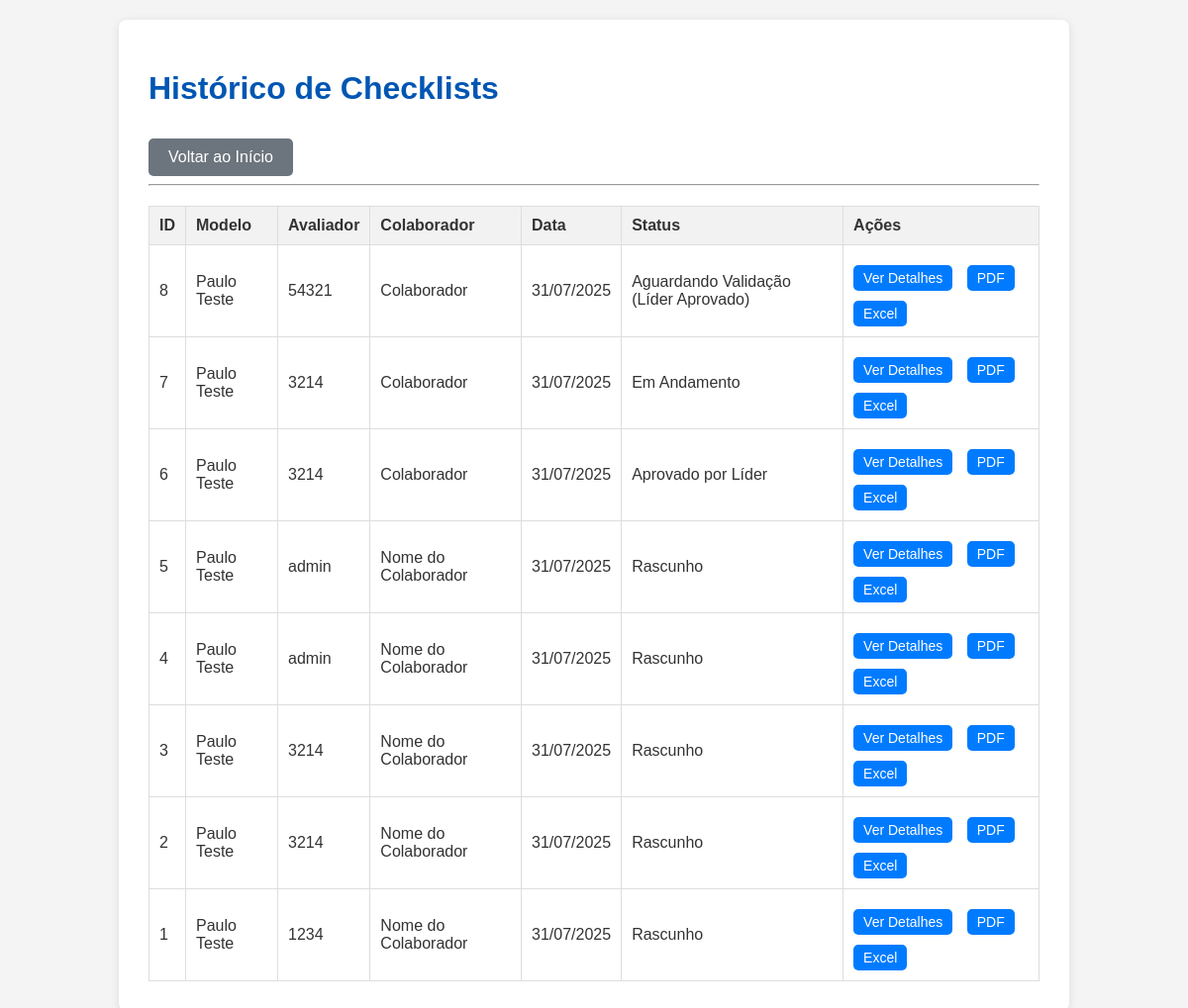
Page /historico (signed in) on the committed database.
### models.py (models this page shows, shortened)
class Checklist(db.Model):
    id = db.Column(db.Integer, primary_key=True)
    template_id = db.Column(db.Integer, db.ForeignKey('checklist_template.id', name='fk_checklist_template'), nullable=False) # Named constraint
    created_by_user_id = db.Column(db.Integer, db.ForeignKey('user.id', name='fk_checklist_creator'), nullable=True) # Named constraint
    evaluator_user_id = db.Column(db.Integer, db.ForeignKey('user.id', name='fk_checklist_evaluator'), nullable=True) # Named constraint
    evaluated_employee_name = db.Column(db.String(100), nullable=False)
    employee_matricula = db.Column(db.String(50), nullable=True)
    employee_position = db.Column(db.String(100), nullable=True)
    shift = db.Column(db.String(50), nullable=False)
    area = db.Column(db.String(100), nullable=False)
    training_date = db.Column(db.Date, nullable=False, default=datetime.utcnow().date())
    training_coach = db.Column(db.String(100), nullable=False)
    training_load_hours = db.Column(db.String(50), nullable=True)
    training_process_desc = db.Column(db.Text, nullable=True)
    start_datetime = db.Column(db.DateTime, nullable=True)
    end_datetime = db.Column(db.DateTime, nullable=True)
    current_status = db.Column(db.String(50), default='Rascunho', nullable=False)
    saved_partially = db.Column(db.Boolean, default=True)
    evaluator_signature_data = db.Column(db.LargeBinary, nullable=True)
    evaluator_signature_name = db.Column(db.String(100), nullable=True)
    evaluator_signature_datetime = db.Column(db.DateTime, nullable=True)
    created_at = db.Column(db.DateTime, default=datetime.utcnow)
    updated_at = db.Column(db.DateTime, default=datetime.utcnow, onupdate=datetime.utcnow)
    answers = db.relationship('ChecklistAnswer', backref='checklist', lazy=True)
    validation_logs = db.relationship('ValidationLog', backref='checklist', lazy=True)

class ChecklistTemplate(db.Model):
    id = db.Column(db.Integer, primary_key=True)
    name = db.Column(db.String(200), nullable=False, unique=True)
    description = db.Column(db.Text, nullable=True)
    sector = db.Column(db.String(100), nullable=False)
    is_active = db.Column(db.Boolean, default=True)
    created_at = db.Column(db.DateTime, default=datetime.utcnow)
    updated_at = db.Column(db.DateTime, default=datetime.utcnow, onupdate=datetime.utcnow)
    items = db.relationship('ChecklistItemTemplate', backref='template', lazy=True, order_by='ChecklistItemTemplate.order_index')
    checklists = db.relationship('Checklist', backref='template', lazy=True)

class User(db.Model, UserMixin):
    id = db.Column(db.Integer, primary_key=True)
    username = db.Column(db.String(80), unique=True, nullable=False)
    email = db.Column(db.String(120), unique=True, nullable=False)
    password_hash = db.Column(db.String(128), nullable=False)
    role_id = db.Column(db.Integer, db.ForeignKey('role.id', name='fk_user_role'), nullable=False)  # Named constraint
    is_active = db.Column(db.Boolean, default=True)
    created_at = db.Column(db.DateTime, default=datetime.utcnow)
    checklists_created = db.relationship('Checklist', foreign_keys='Checklist.created_by_user_id', backref='creator', lazy=True)
    checklists_evaluated = db.relationship('Checklist', foreign_keys='Checklist.evaluator_user_id', backref='evaluator', lazy=True)
    validation_logs = db.relationship('ValidationLog', backref='validator', lazy=True)

### routes.py (the view)
@app.route('/historico')
@login_required
def historico():
    checklists = Checklist.query.order_by(Checklist.created_at.desc()).all()
    return render_template('historico.html', checklists=checklists)

### app.py (called while the page is built)
@login_manager.user_loader
def load_user(user_id):
    return User.query.get(int(user_id))

### templates/historico.html (shortened to what this page needs)
<!DOCTYPE html>
<html lang="pt-br">
<head>
    <link rel="stylesheet" href="{{ url_for('static', filename='css/style.css') }}">
</head>
<body>
    <div class="container">
        <header>
            <h1>Histórico de Checklists</h1>
            <a href="{{ url_for('index') }}" class="button secondary">Voltar ao Início</a>
        </header>
        <hr>
        {% if checklists %}
            <table>
                <thead>
                    <tr>
                        <th>ID</th>
                        <th>Modelo</th>
                        <th>Avaliador</th>
                        <th>Colaborador</th>
                        <th>Data</th>
                        <th>Status</th>
                        <th>Ações</th>
                    </tr>
                </thead>
                <tbody>
                    {% for checklist in checklists %}
                        <tr>
                            <td>{{ checklist.id }}</td>
                            <td>{{ checklist.template.name }}</td>
                            <td>{{ checklist.evaluator.username }}</td>
                            <td>{{ checklist.evaluated_employee_name }}</td>
                            <td>{{ checklist.created_at.strftime('%d/%m/%Y') }}</td>
                            <td>{{ checklist.current_status }}</td>
                            <td>
                                <a href="#" class="button small">Ver Detalhes</a>
                                <a href="{{ url_for('gerar_pdf', checklist_id=checklist.id) }}" class="button small">PDF</a>
                                <a href="{{ url_for('gerar_excel', checklist_id=checklist.id) }}" class="button small">Excel</a>
                            </td>
                        </tr>
                    {% endfor %}
                </tbody>
            </table>
        {% else %}
            <p>Nenhum checklist no histórico.</p>
        {% endif %}
    </div>
</body>
</html>

### static/css/style.css (style rules this page uses)
body { font-family: Arial, sans-serif; margin: 0; padding: 20px; background-color: #f4f4f4; color: #333; }
.container { max-width: 900px; margin: 0 auto; background-color: #fff; padding: 30px; border-radius: 8px; box-shadow: 0 2px 10px rgba(0, 0, 0, 0.1); }
h1, h2, h3 { color: #0056b3; }
.button { display: inline-block; background-color: #007bff; color: white; padding: 10px 20px; border: none; border-radius: 5px; cursor: pointer; text-decoration: none; font-size: 16px; margin-right: 10px; margin-top: 10px; }
.button.secondary { background-color: #6c757d; }
.button.small { padding: 5px 10px; font-size: 14px; }
table { width: 100%; border-collapse: collapse; margin-top: 20px; }
table, th, td { border: 1px solid #ddd; }
th, td { padding: 10px; text-align: left; }
th { background-color: #f2f2f2; }

### rows in the picture
Checklist: id "8", template.name "Paulo Teste", evaluator.username "54321", evaluated_employee_name "Colaborador", created_at "31/07/2025", current_status "Aguardando Validação (Líder Aprovado)"
Checklist: id "7", template.name "Paulo Teste", evaluator.username "3214", evaluated_employee_name "Colaborador", created_at "31/07/2025", current_status "Em Andamento"
Checklist: id "6", template.name "Paulo Teste", evaluator.username "3214", evaluated_employee_name "Colaborador", created_at "31/07/2025", current_status "Aprovado por Líder"
Checklist: id "5", template.name "Paulo Teste", evaluator.username "admin", evaluated_employee_name "Nome do Colaborador", created_at "31/07/2025", current_status "Rascunho"
Checklist: id "4", template.name "Paulo Teste", evaluator.username "admin", evaluated_employee_name "Nome do Colaborador", created_at "31/07/2025", current_status "Rascunho"
Checklist: id "3", template.name "Paulo Teste", evaluator.username "3214", evaluated_employee_name "Nome do Colaborador", created_at "31/07/2025", current_status "Rascunho"
Checklist: id "2", template.name "Paulo Teste", evaluator.username "3214", evaluated_employee_name "Nome do Colaborador", created_at "31/07/2025", current_status "Rascunho"
Checklist: id "1", template.name "Paulo Teste", evaluator.username "1234", evaluated_employee_name "Nome do Colaborador", created_at "31/07/2025", current_status "Rascunho"
